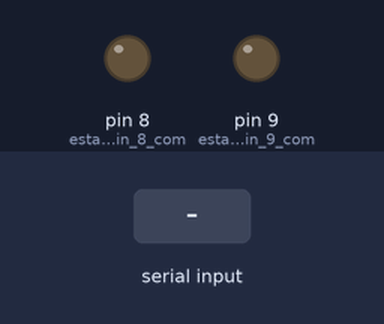
This sketch was run on a simulated Arduino Uno, built with avr-gcc and run on an emulated ATmega328P. Shown: output pins drawn as LEDs (lit = HIGH). Inputs (shaded band) come from the test bench.

Above: at 1.2 s.
1.3 s: "1" received over Serial
At 1.9 s:
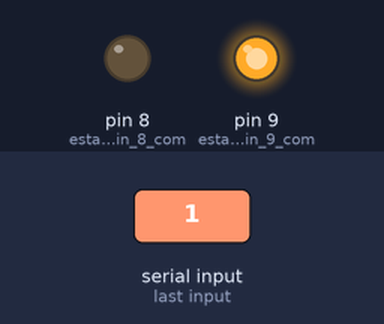
2.8 s: "2" received over Serial
At 4.0 s:
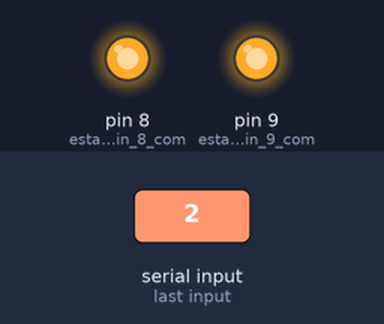
4.3 s: "0" received over Serial
At 5.4 s:
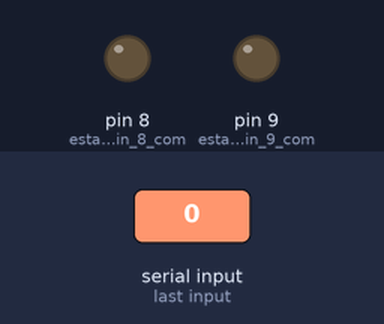
5.8 s: "2" received over Serial
At 6.5 s:
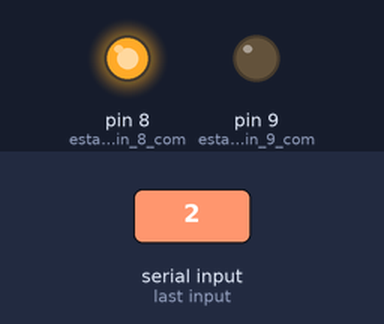
Timing chart, 0 to 8.3 s (numbered marks = the images above; inputs shaded):
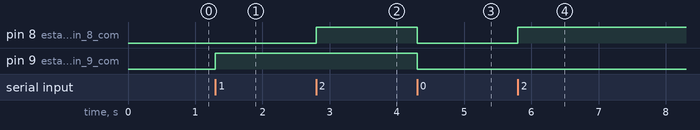

The sketch:

control_de_color.ino
```cpp
void setup()
{

   pinMode(8, OUTPUT); //establecemos el pin 8 como salida
   pinMode(9, OUTPUT); //establecemos el pin 9 como salida
   Serial.begin(9600); //inicializamos Serial
}

void loop()
{
  //Verificamos el envio de datos
   if (Serial.available() > 0)
   {
    //Depende el color en el caso  enciende los led
      switch(Serial.read())
      {

      //Apagamos todos o amarillo
      case '0':
                digitalWrite(8,LOW);
                digitalWrite(9,LOW);
              break;
      //Enciende el led verde
      case '1':
               digitalWrite(9,HIGH);
              break;
      //Enciende el led rojo
      case '2':
               digitalWrite(8,HIGH);
              break;

      default: break;
      }
   }
}
```

Measured:
- after the input at 1.3 s, pin 9 (establecemos_el_pin_9_com): LOW → HIGH at once
- after the input at 2.8 s, pin 8 (establecemos_el_pin_8_com): LOW → HIGH at once
- after the input at 4.3 s, pin 8 (establecemos_el_pin_8_com), pin 9 (establecemos_el_pin_9_com): HIGH → LOW at once
- after the input at 5.8 s, pin 8 (establecemos_el_pin_8_com): LOW → HIGH at once
